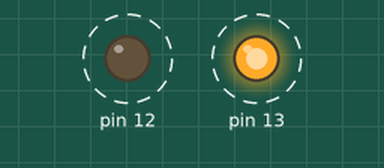
Simulated run of this sketch. Board: Arduino Uno, built with avr-gcc and run on an emulated ATmega328P. Parts: output pins drawn as LEDs (lit = HIGH). Dashed ring = blinking.

Above: at 0.6 s.
Timing chart, 0 to 3.0 s (numbered marks = the images above):
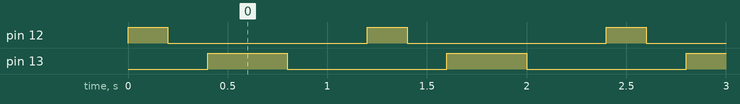

Measured:
- by itself, pin 12: alternates HIGH for 0.20 s and LOW for 1.0 s
- by itself, pin 13: alternates HIGH for 0.40 s and LOW for 0.80 s
- by itself, everything shown: repeats every 1.2 s, in 4 steps

The sketch:

led_flasher.ino
```cpp
void setup() {
  // put your setup code here, to run once:
   pinMode(12,OUTPUT);
   pinMode(13,OUTPUT);
}

void loop() {
  // put your main code here, to run repeatedly:
  digitalWrite(12,HIGH);
  delay(200);
  digitalWrite(12,LOW);
  delay(200);

  digitalWrite(13,HIGH);
  delay(400);
  digitalWrite(13,LOW);
  delay(400);
}
```
